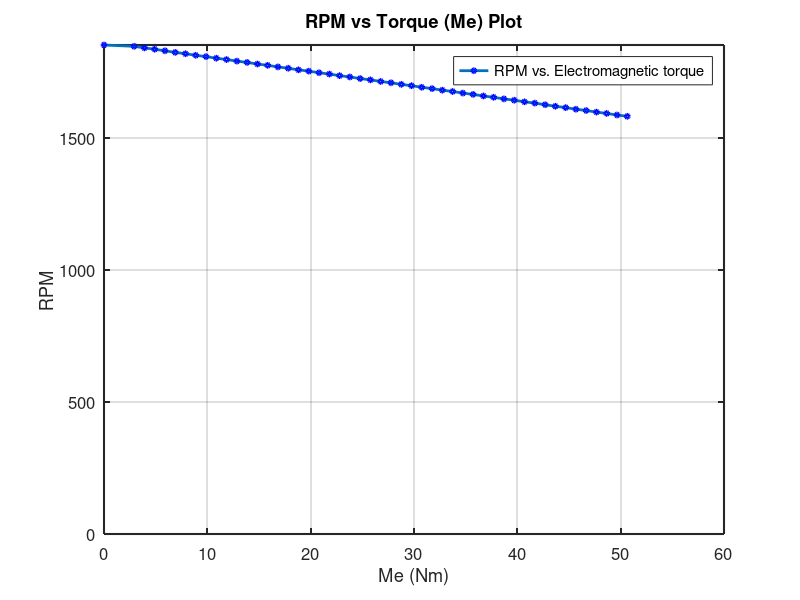

Reproduce this figure in MATLAB.
%% xenis digersis

rpm = [1851, 1846, 1840, 1835, 1829, 1823, 1818, 1812, 1807, 1801, 1796, 1790, 1785, 1779, 1774, 1768, 1763, 1757, 1752, 1746, 1741, 1735, 1730, 1724, 1719, 1713, 1708, 1702, 1697, 1691, 1686, 1680, 1675, 1669, 1664, 1658, 1653, 1647, 1642, 1636, 1631, 1625, 1619, 1614, 1608, 1603, 1597, 1592, 1586, 1581];
Me = [0, 2.913, 3.908, 4.902, 5.896, 6.891, 7.885, 8.879, 9.874, 10.87, 11.86, 12.86, 13.85, 14.85, 15.84, 16.83, 17.83, 18.82, 19.82, 20.81, 21.81, 22.8, 23.79, 24.79, 25.78, 26.78, 27.77, 28.77, 29.76, 30.75, 31.75, 32.74, 33.74, 34.73, 35.72, 36.72, 37.71, 38.7, 39.7, 40.69, 41.69, 42.69, 43.68, 44.68, 45.67, 46.66, 47.66, 48.65, 49.65, 50.64];
figure;
plot(Me, rpm, '-o', 'MarkerSize', 3, 'LineWidth', 2, 'MarkerEdgeColor', 'blue', 'MarkerFaceColor', 'cyan');
xlabel('Me (Nm)');
ylabel('RPM');
ylim([0 inf]);
title('RPM vs Torque (Me) Plot');
grid on;
legend('RPM vs. Electromagnetic torque', 'Location', 'best');
set(gca, 'FontSize', 12);
set(gca, 'LineWidth', 1.5); 
box on; 
